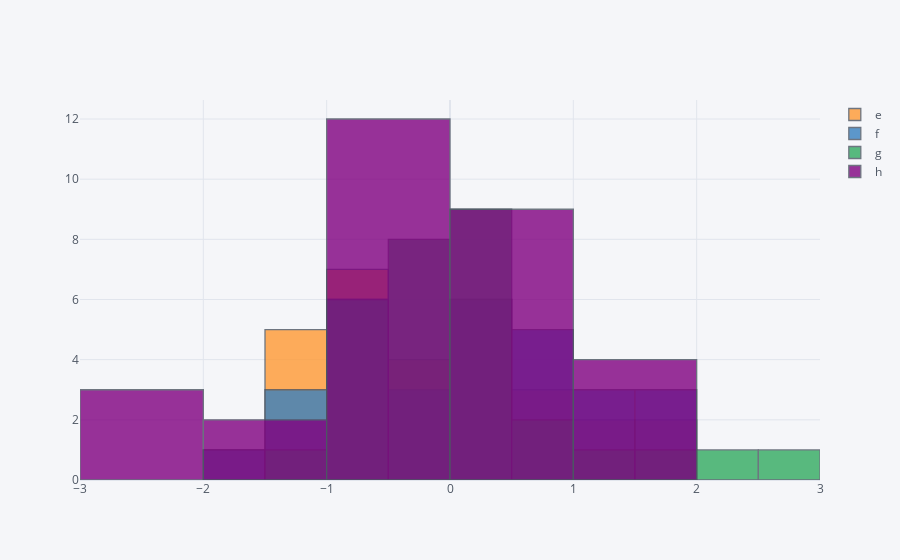

Notebook source saved alongside this figure:
### Code cell
# To create a histogram 
# df.iplot(kind='hist')
# To create a histogram with specific column 
df2.iplot(kind='hist')

### Figure 1 — Plotly figure (JSON) as saved in the notebook; plotly's stock layout.template omitted (floating-point values rounded to 4 significant figures)
{"data": [{"histfunc": "count", "histnorm": "", "marker": {"color": "rgba(255, 153, 51, 1.0)", "line": {"color": "#4D5663", "width": 1.3}}, "name": "e", "opacity": 0.8, "orientation": "v", "type": "histogram", "x": [-0.5754, 0.5043, -1.22, -0.966, 0.4361, 0.3032, 0.05355, -0.5785, -0.1309, -1.042, -0.09719, 1.018, -1.053, -0.6635, 0.187, 1.226, -0.5443, 0.413, -1.225, 1.74, -1.643, 0.07713, 1.503, 0.8393, -0.9978, 0.5944, -1.203, -0.8843, -0.2148, -0.2369]}, {"histfunc": "count", "histnorm": "", "marker": {"color": "rgba(55, 128, 191, 1.0)", "line": {"color": "#4D5663", "width": 1.3}}, "name": "f", "opacity": 0.8, "orientation": "v", "type": "histogram", "x": [1.528, 0.7382, -1.427, 0.5219, -0.4223, -0.8769, 0.3703, -0.1478, 0.301, -0.588, 0.493, -0.5273, 1.236, 0.4378, 1.539, 1.571, 0.7404, 0.8126, -1.215, -0.5624, 0.1445, -1.108, -0.0703, 1.194, -0.8614, -0.6778, 1.191, 0.4538, -1.68, 0.8282]}, {"histfunc": "count", "histnorm": "", "marker": {"color": "rgba(50, 171, 96, 1.0)", "line": {"color": "#4D5663", "width": 1.3}}, "name": "g", "opacity": 0.8, "orientation": "v", "type": "histogram", "x": [0.526, 1.749, 1.413, 2.325, -0.1239, -0.9905, 0.3898, 0.04547, 0.2211, 0.2849, 0.0618, 0.4335, -0.7259, 0.164, -0.5915, -0.5649, -0.4017, 0.00422, -0.4522, -0.09047, 2.728, -1.282, 0.4078, -0.2963, -0.9092, -0.3669, -0.636, -0.4447, 0.6466, -0.1479]}, {"histfunc": "count", "histnorm": "", "marker": {"color": "rgba(128, 0, 128, 1.0)", "line": {"color": "#4D5663", "width": 1.3}}, "name": "h", "opacity": 0.8, "orientation": "v", "type": "histogram", "x": [-2.525, 0.9864, 1.218, -0.2687, -0.3818, -0.4233, 0.145, -0.1311, 0.8552, -2.198, 1.206, -0.8061, -0.8524, 0.5505, -0.08114, -0.8017, -0.5228, 0.3085, -1.62, -0.8941, 0.7823, 0.6652, -2.159, -1.465, 0.8397, 0.8579, -0.3702, 1.87, -0.3166, 1.087]}], "layout": {"barmode": "overlay", "legend": {"bgcolor": "#F5F6F9", "font": {"color": "#4D5663"}}, "paper_bgcolor": "#F5F6F9", "plot_bgcolor": "#F5F6F9", "title": {"font": {"color": "#4D5663"}}, "xaxis": {"gridcolor": "#E1E5ED", "showgrid": true, "tickfont": {"color": "#4D5663"}, "title": {"font": {"color": "#4D5663"}, "text": ""}, "zerolinecolor": "#E1E5ED"}, "yaxis": {"gridcolor": "#E1E5ED", "showgrid": true, "tickfont": {"color": "#4D5663"}, "title": {"font": {"color": "#4D5663"}, "text": ""}, "zerolinecolor": "#E1E5ED"}}}
